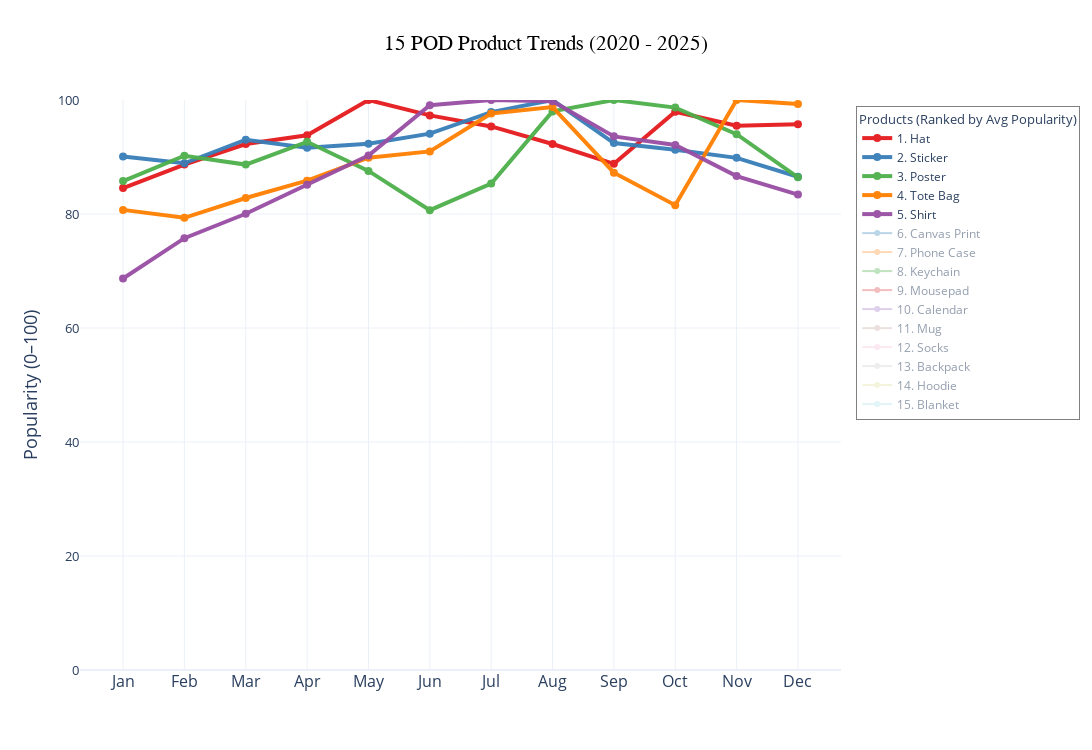

Here is the notebook cell this chart was saved with:
### Markdown cell above
### ✅ MONTHLY for 5 years GOOGLE TRENDS

### Code cell
# --- Create Plotly figure with circle markers ---
fig = go.Figure()

for i, col in enumerate(sorted_products):
    fig.add_trace(
        go.Scatter(
            x=df_norm["Month"],
            y=df_norm[col],
            mode="lines+markers",  # show markers
            name=f"{i+1}. {col.title()}",
            line=dict(color=color_dict[col], width=4 if col in top5 else 2),
            marker=dict(
                symbol="circle",
                size=8 if col in top5 else 6,
                color=color_dict[col],  # same as line
                opacity=1
            ),
            opacity=0.95 if col in top5 else 0.6,
            visible=True if col in top5 else "legendonly",
            hovertemplate=f'<b>{col.title()}</b><br>Month: %{{x}}<br>Value: %{{y:.1f}}<extra></extra>'
        )
    )

# --- DYNAMIC Layout (same as before) ---
fig.update_layout(
    title=dict(
        text=f"15 POD Product Trends (2020 - 2025)",
        x=0.5,
        font=dict(size=title_size, family="Arial Black", color="black")
    ),
    xaxis=dict(
        title="",
        showticklabels=True,
        tickfont=dict(size=max(14, 20 - n_products * 0.3)),
        tickangle=0
    ),
    yaxis=dict(
        range=[0,100],
        title="Popularity (0–100)",
        titlefont=dict(size=max(16, 22 - n_products * 0.3)),
        tickfont=dict(size=max(12, 16 - n_products * 0.2))
    ),
    legend=dict(
        title=dict(
            text=f"Products (Ranked by Avg Popularity)",
            font=dict(size=legend_title_size)
        ),
        font=dict(size=legend_item_size),
        bgcolor="rgba(255,255,255,0.95)",
        bordercolor="gray",
        borderwidth=1,
        yanchor="top",
        y=0.99,
        xanchor="left",
        x=1.02
    ),
    template="plotly_white",
    width=fig_width,
    height=fig_height,
    hovermode="x unified",
    showlegend=True
)

fig.show()

### Figure 1 — Plotly figure (JSON) as saved in the notebook; plotly's stock layout.template omitted (floating-point values rounded to 4 significant figures)
{"data": [{"hovertemplate": "<b>Hat</b><br>Month: %{x}<br>Value: %{y:.1f}<extra></extra>", "line": {"color": "#e41a1c", "width": 4}, "marker": {"color": "#e41a1c", "opacity": 1, "size": 8, "symbol": "circle"}, "mode": "lines+markers", "name": "1. Hat", "opacity": 0.95, "type": "scatter", "visible": true, "x": ["Jan", "Feb", "Mar", "Apr", "May", "Jun", "Jul", "Aug", "Sep", "Oct", "Nov", "Dec"], "y": [84.56, 88.67, 92.28, 93.82, 100, 97.3, 95.37, 92.28, 88.8, 97.94, 95.5, 95.75]}, {"hovertemplate": "<b>Sticker</b><br>Month: %{x}<br>Value: %{y:.1f}<extra></extra>", "line": {"color": "#377eb8", "width": 4}, "marker": {"color": "#377eb8", "opacity": 1, "size": 8, "symbol": "circle"}, "mode": "lines+markers", "name": "2. Sticker", "opacity": 0.95, "type": "scatter", "visible": true, "x": ["Jan", "Feb", "Mar", "Apr", "May", "Jun", "Jul", "Aug", "Sep", "Oct", "Nov", "Dec"], "y": [90.08, 88.9, 93.03, 91.62, 92.33, 94.1, 97.87, 100, 92.44, 91.26, 89.85, 86.54]}, {"hovertemplate": "<b>Poster</b><br>Month: %{x}<br>Value: %{y:.1f}<extra></extra>", "line": {"color": "#4daf4a", "width": 4}, "marker": {"color": "#4daf4a", "opacity": 1, "size": 8, "symbol": "circle"}, "mode": "lines+markers", "name": "3. Poster", "opacity": 0.95, "type": "scatter", "visible": true, "x": ["Jan", "Feb", "Mar", "Apr", "May", "Jun", "Jul", "Aug", "Sep", "Oct", "Nov", "Dec"], "y": [85.78, 90.22, 88.67, 92.67, 87.56, 80.67, 85.33, 98, 100, 98.67, 94, 86.44]}, {"hovertemplate": "<b>Tote Bag</b><br>Month: %{x}<br>Value: %{y:.1f}<extra></extra>", "line": {"color": "#ff7f00", "width": 4}, "marker": {"color": "#ff7f00", "opacity": 1, "size": 8, "symbol": "circle"}, "mode": "lines+markers", "name": "4. Tote Bag", "opacity": 0.95, "type": "scatter", "visible": true, "x": ["Jan", "Feb", "Mar", "Apr", "May", "Jun", "Jul", "Aug", "Sep", "Oct", "Nov", "Dec"], "y": [80.72, 79.33, 82.8, 85.85, 89.88, 90.98, 97.64, 98.75, 87.24, 81.55, 100, 99.31]}, {"hovertemplate": "<b>Shirt</b><br>Month: %{x}<br>Value: %{y:.1f}<extra></extra>", "line": {"color": "#984ea3", "width": 4}, "marker": {"color": "#984ea3", "opacity": 1, "size": 8, "symbol": "circle"}, "mode": "lines+markers", "name": "5. Shirt", "opacity": 0.95, "type": "scatter", "visible": true, "x": ["Jan", "Feb", "Mar", "Apr", "May", "Jun", "Jul", "Aug", "Sep", "Oct", "Nov", "Dec"], "y": [68.68, 75.75, 80.05, 85.15, 90.26, 99.07, 100, 99.77, 93.62, 92.11, 86.66, 83.41]}, {"hovertemplate": "<b>Canvas Print</b><br>Month: %{x}<br>Value: %{y:.1f}<extra></extra>", "line": {"color": "rgb(31,119,180)", "width": 2}, "marker": {"color": "rgb(31,119,180)", "opacity": 1, "size": 6, "symbol": "circle"}, "mode": "lines+markers", "name": "6. Canvas Print", "opacity": 0.6, "type": "scatter", "visible": "legendonly", "x": ["Jan", "Feb", "Mar", "Apr", "May", "Jun", "Jul", "Aug", "Sep", "Oct", "Nov", "Dec"], "y": [88.15, 92.48, 80.76, 84.59, 78.98, 67.64, 66.11, 91.46, 100, 92.99, 92.48, 90.96]}, {"hovertemplate": "<b>Phone Case</b><br>Month: %{x}<br>Value: %{y:.1f}<extra></extra>", "line": {"color": "rgb(255,127,14)", "width": 2}, "marker": {"color": "rgb(255,127,14)", "opacity": 1, "size": 6, "symbol": "circle"}, "mode": "lines+markers", "name": "7. Phone Case", "opacity": 0.6, "type": "scatter", "visible": "legendonly", "x": ["Jan", "Feb", "Mar", "Apr", "May", "Jun", "Jul", "Aug", "Sep", "Oct", "Nov", "Dec"], "y": [83.29, 79.18, 78.21, 75.79, 74.82, 81.36, 85.71, 80.39, 81.6, 78.69, 93.7, 100]}, {"hovertemplate": "<b>Keychain</b><br>Month: %{x}<br>Value: %{y:.1f}<extra></extra>", "line": {"color": "rgb(44,160,44)", "width": 2}, "marker": {"color": "rgb(44,160,44)", "opacity": 1, "size": 6, "symbol": "circle"}, "mode": "lines+markers", "name": "8. Keychain", "opacity": 0.6, "type": "scatter", "visible": "legendonly", "x": ["Jan", "Feb", "Mar", "Apr", "May", "Jun", "Jul", "Aug", "Sep", "Oct", "Nov", "Dec"], "y": [77.35, 76.18, 75.59, 77.06, 79.71, 80, 85.88, 89.71, 79.41, 76.76, 95, 100]}, {"hovertemplate": "<b>Mousepad</b><br>Month: %{x}<br>Value: %{y:.1f}<extra></extra>", "line": {"color": "rgb(214,39,40)", "width": 2}, "marker": {"color": "rgb(214,39,40)", "opacity": 1, "size": 6, "symbol": "circle"}, "mode": "lines+markers", "name": "9. Mousepad", "opacity": 0.6, "type": "scatter", "visible": "legendonly", "x": ["Jan", "Feb", "Mar", "Apr", "May", "Jun", "Jul", "Aug", "Sep", "Oct", "Nov", "Dec"], "y": [89.77, 80.99, 76.61, 74.56, 74.85, 77.49, 87.43, 83.92, 79.24, 71.05, 90.06, 100]}, {"hovertemplate": "<b>Calendar</b><br>Month: %{x}<br>Value: %{y:.1f}<extra></extra>", "line": {"color": "rgb(148,103,189)", "width": 2}, "marker": {"color": "rgb(148,103,189)", "opacity": 1, "size": 6, "symbol": "circle"}, "mode": "lines+markers", "name": "10. Calendar", "opacity": 0.6, "type": "scatter", "visible": "legendonly", "x": ["Jan", "Feb", "Mar", "Apr", "May", "Jun", "Jul", "Aug", "Sep", "Oct", "Nov", "Dec"], "y": [92.84, 82.69, 79.1, 74.63, 70.45, 64.18, 71.04, 84.78, 80, 86.57, 100, 86.57]}, {"hovertemplate": "<b>Mug</b><br>Month: %{x}<br>Value: %{y:.1f}<extra></extra>", "line": {"color": "rgb(196,156,148)", "width": 2}, "marker": {"color": "rgb(196,156,148)", "opacity": 1, "size": 6, "symbol": "circle"}, "mode": "lines+markers", "name": "11. Mug", "opacity": 0.6, "type": "scatter", "visible": "legendonly", "x": ["Jan", "Feb", "Mar", "Apr", "May", "Jun", "Jul", "Aug", "Sep", "Oct", "Nov", "Dec"], "y": [64.85, 58.16, 53.97, 54.81, 52.93, 51.46, 49.37, 60.88, 53.35, 55.65, 75.31, 100]}, {"hovertemplate": "<b>Socks</b><br>Month: %{x}<br>Value: %{y:.1f}<extra></extra>", "line": {"color": "rgb(247,182,210)", "width": 2}, "marker": {"color": "rgb(247,182,210)", "opacity": 1, "size": 6, "symbol": "circle"}, "mode": "lines+markers", "name": "12. Socks", "opacity": 0.6, "type": "scatter", "visible": "legendonly", "x": ["Jan", "Feb", "Mar", "Apr", "May", "Jun", "Jul", "Aug", "Sep", "Oct", "Nov", "Dec"], "y": [58.58, 53.68, 53.13, 50.95, 50.68, 52.04, 52.32, 56.13, 53.41, 62.13, 86.65, 100]}, {"hovertemplate": "<b>Backpack</b><br>Month: %{x}<br>Value: %{y:.1f}<extra></extra>", "line": {"color": "rgb(199,199,199)", "width": 2}, "marker": {"color": "rgb(199,199,199)", "opacity": 1, "size": 6, "symbol": "circle"}, "mode": "lines+markers", "name": "13. Backpack", "opacity": 0.6, "type": "scatter", "visible": "legendonly", "x": ["Jan", "Feb", "Mar", "Apr", "May", "Jun", "Jul", "Aug", "Sep", "Oct", "Nov", "Dec"], "y": [42.67, 42.93, 46.6, 47.12, 51.31, 58.38, 95.29, 100, 53.66, 45.81, 52.09, 49.21]}, {"hovertemplate": "<b>Hoodie</b><br>Month: %{x}<br>Value: %{y:.1f}<extra></extra>", "line": {"color": "rgb(219,219,141)", "width": 2}, "marker": {"color": "rgb(219,219,141)", "opacity": 1, "size": 6, "symbol": "circle"}, "mode": "lines+markers", "name": "14. Hoodie", "opacity": 0.6, "type": "scatter", "visible": "legendonly", "x": ["Jan", "Feb", "Mar", "Apr", "May", "Jun", "Jul", "Aug", "Sep", "Oct", "Nov", "Dec"], "y": [65.14, 57.14, 48.29, 42, 35.14, 31.14, 35.43, 42.57, 52, 68.57, 97.43, 100]}, {"hovertemplate": "<b>Blanket</b><br>Month: %{x}<br>Value: %{y:.1f}<extra></extra>", "line": {"color": "rgb(158,218,229)", "width": 2}, "marker": {"color": "rgb(158,218,229)", "opacity": 1, "size": 6, "symbol": "circle"}, "mode": "lines+markers", "name": "15. Blanket", "opacity": 0.6, "type": "scatter", "visible": "legendonly", "x": ["Jan", "Feb", "Mar", "Apr", "May", "Jun", "Jul", "Aug", "Sep", "Oct", "Nov", "Dec"], "y": [65.49, 53.52, 45.54, 41.31, 41.78, 40.85, 44.84, 46.48, 47.65, 57.98, 85.21, 100]}], "layout": {"height": 750, "hovermode": "x unified", "legend": {"bgcolor": "rgba(255,255,255,0.95)", "bordercolor": "gray", "borderwidth": 1, "font": {"size": 11.75}, "title": {"font": {"size": 13}, "text": "Products (Ranked by Avg Popularity)"}, "x": 1.02, "xanchor": "left", "y": 0.99, "yanchor": "top"}, "showlegend": true, "title": {"font": {"color": "black", "family": "Arial Black", "size": 20.5}, "text": "15 POD Product Trends (2020 - 2025)", "x": 0.5}, "width": 1200, "xaxis": {"showticklabels": true, "tickangle": 0, "tickfont": {"size": 15.5}, "title": {"text": ""}}, "yaxis": {"range": [0, 100], "tickfont": {"size": 13}, "title": {"font": {"size": 17.5}, "text": "Popularity (0–100)"}}}}
